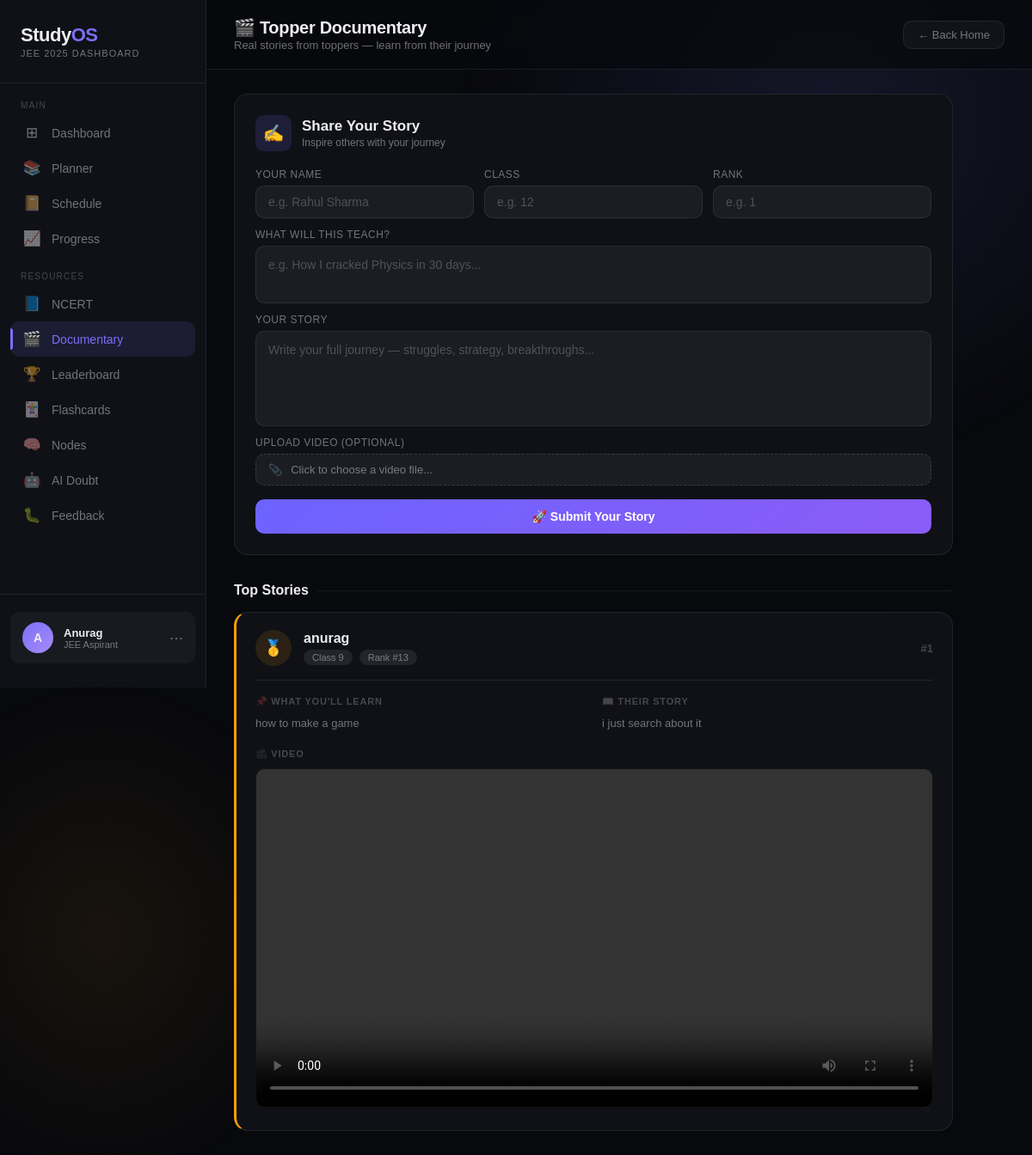
The page /documentary (signed in) on the database its author committed.
### tables this page shows
CREATE TABLE documentary(
        id INTEGER PRIMARY KEY AUTOINCREMENT,
        user_id INTEGER,
        name TEXT,
        class INTEGER,
        position INTEGER,
        story TEXT,
        content TEXT,
        video TEXT
    );

### app.py (the view, shortened to what this page needs)
@app.route("/documentary", methods=["GET", "POST"])
@login_required
def documentary():
    conn = get_db()
    cur = conn.cursor()
    students = cur.execute(
        "SELECT * FROM documentary ORDER BY position ASC"
    ).fetchall()
    conn.close()
    return render_template("documentary.html", students=students)

### app.py (called while the page is built)
def get_db():
    conn = sqlite3.connect("database.db")
    conn.row_factory = sqlite3.Row
    return conn

@login_manager.user_loader
def load_user(user_id):
    conn = get_db()
    u = conn.execute("SELECT * FROM users WHERE id=?", (user_id,)).fetchone()
    conn.close()
    if u:
        return User(u['id'], u['username'], u['email'], u['bio'],
                    u['exam'], u['class_year'], u['avatar'])
    return None

@app.before_request
def log_visitor():
    ip = request.remote_addr
    path = request.path
    user_agent = request.headers.get('User-Agent')
    with open("visitors.txt", "a", encoding="utf-8") as f:
        f.write(
            f"Time: {datetime.now()} | "
            f"IP: {ip} | "
            f"Page: {path} | "
            f"Browser: {user_agent}\n"
        )

### templates/documentary.html (shortened to what this page needs)
<!DOCTYPE html>
<html lang="en">
<head>
</head>
<body>
<aside class="sidebar" id="sidebar">
  <div class="logo">
    <div class="logo-mark">Study<span>OS</span></div>
    <div class="logo-sub">JEE 2025 Dashboard</div>
  </div>
  <div class="nav-section">
    <div class="nav-label">Main</div>
    <a class="nav-item" href="/"><span class="nav-icon">⊞</span> Dashboard</a>
    <a class="nav-item" href="/planner"><span class="nav-icon">📚</span> Planner</a>
    <a class="nav-item" href="/schedule"><span class="nav-icon">📔</span> Schedule</a>
    <a class="nav-item" href="/progress"><span class="nav-icon">📈</span> Progress</a>
  </div>
  <div class="nav-section" style="margin-top:10px;">
    <div class="nav-label">Resources</div>
    <a class="nav-item" href="/ncert_pdf"><span class="nav-icon">📘</span> NCERT</a>
    <a class="nav-item active" href="/documentary"><span class="nav-icon">🎬</span> Documentary</a>
    <a class="nav-item" href="/leaderboard"><span class="nav-icon">🏆</span> Leaderboard</a>
    <a class="nav-item" href="/flashcards"><span class="nav-icon">🃏</span> Flashcards</a>
    <a class="nav-item" href="/nodes"><span class="nav-icon">🧠</span> Nodes</a>
     <a class="nav-item" href="/doubt"><span class="nav-icon">🤖</span> AI Doubt</a>
     <a class="nav-item " href="/feedback"><span class="nav-icon">🐛</span> Feedback</a>
  </div>
<div class="sidebar-footer">
    <div class="user-card">
      <div class="avatar">A</div>
      <div>
        <div class="user-name">Anurag</div>
        <div class="user-role">JEE Aspirant</div>
      </div>
      <div class="user-dots">⋯</div>
    </div>
  </div>
</aside>
<main class="main">
  <div class="topbar">
    <div class="topbar-left">
      <h1>🎬 Topper Documentary</h1>
      <p>Real stories from toppers — learn from their journey</p>
    </div>
    <a class="back-btn" href="/">← Back Home</a>
  </div>
  <div class="content">
    <div class="form-card">
      <div class="form-header">
        <div class="form-icon">✍️</div>
        <div>
          <div class="form-title">Share Your Story</div>
          <div class="form-sub">Inspire others with your journey</div>
        </div>
      </div>
      <form method="POST" enctype="multipart/form-data" id="docForm">
        <div class="form-row">
          <div class="form-group" style="margin-bottom:0;">
            <label class="form-label">Your Name</label>
            <input class="form-input" type="text" name="name" placeholder="e.g. Rahul Sharma" required>
          </div>
          <div class="form-group" style="margin-bottom:0;">
            <label class="form-label">Class</label>
            <input class="form-input" type="number" name="class" placeholder="e.g. 12" required>
          </div>
          <div class="form-group" style="margin-bottom:0;">
            <label class="form-label">Rank</label>
            <input class="form-input" type="number" name="position" placeholder="e.g. 1" required>
          </div>
        </div>
        <div class="form-group">
          <label class="form-label">What will this teach?</label>
          <textarea class="form-textarea" name="content" rows="2"
            placeholder="e.g. How I cracked Physics in 30 days..." required></textarea>
        </div>
        <div class="form-group">
          <label class="form-label">Your Story</label>
          <textarea class="form-textarea" name="story" rows="4"
            placeholder="Write your full journey — struggles, strategy, breakthroughs..." required></textarea>
        </div>
        <div class="form-group">
          <label class="form-label">Upload Video (optional)</label>
          <label class="file-label">
            <span>📎</span>
            <span id="fileLabel">Click to choose a video file...</span>
          </label>
        </div>
        <button class="submit-btn" type="submit" id="submitBtn">🚀 Submit Your Story</button>
      </form>
    </div>
    <div class="section-title">Top Stories</div>
    {% for s in students %}
    {% set idx = loop.index %}
    {% set rank_class = 'gold' if idx == 1 else ('silver' if idx == 2 else ('bronze' if idx == 3 else '')) %}
    <div class="doc-card {{ rank_class }}">
      <div class="doc-header">
        <div class="rank-badge {{ rank_class if idx <= 3 else 'default' }}">
          {% if idx == 1 %}🥇
          {% elif idx == 2 %}🥈
          {% elif idx == 3 %}🥉
          {% else %}{{ idx }}
          {% endif %}
        </div>
        <div class="doc-meta">
          <div class="doc-name">{{ s['name'] }}</div>
          <div class="doc-tags">
            <span class="doc-tag">Class {{ s['class'] }}</span>
            <span class="doc-tag">Rank #{{ s['position'] }}</span>
          </div>
        </div>
        <div class="rank-num">#{{ idx }}</div>
      </div>
      <div class="doc-divider"></div>
      <div class="doc-body">
        <div>
          <div class="doc-section-label">📌 What you'll learn</div>
          <div class="doc-text">{{ s['content'] if s['content'] else 'No description provided.' }}</div>
        </div>
        <div>
          <div class="doc-section-label">📖 Their Story</div>
          <div class="doc-text">{{ s['story'] }}</div>
        </div>
      </div>
      {% if s['video'] %}
      <div class="doc-video">
        <div class="video-label">🎥 Video</div>
        <video controls preload="metadata">
          <source src="{{ s['video'] }}" type="video/mp4">
          <source src="{{ s['video'] }}" type="video/webm">
        </video>
      </div>
      {% endif %}
    </div>
    {% endfor %}
  </div>
</main>
</body>
</html>

### rows shown on the page
documentary: name "anurag", class "9", position "13", idx "1", content "how to make a game", story "i just search about it"
